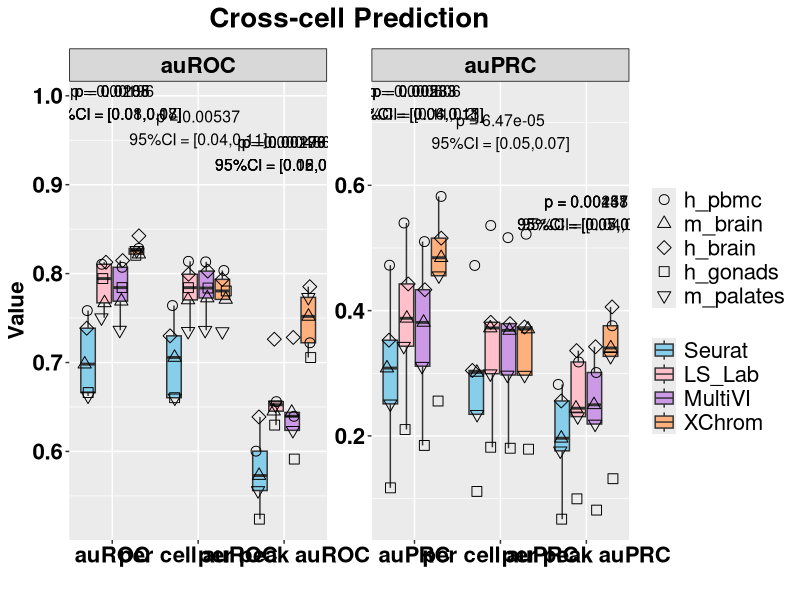
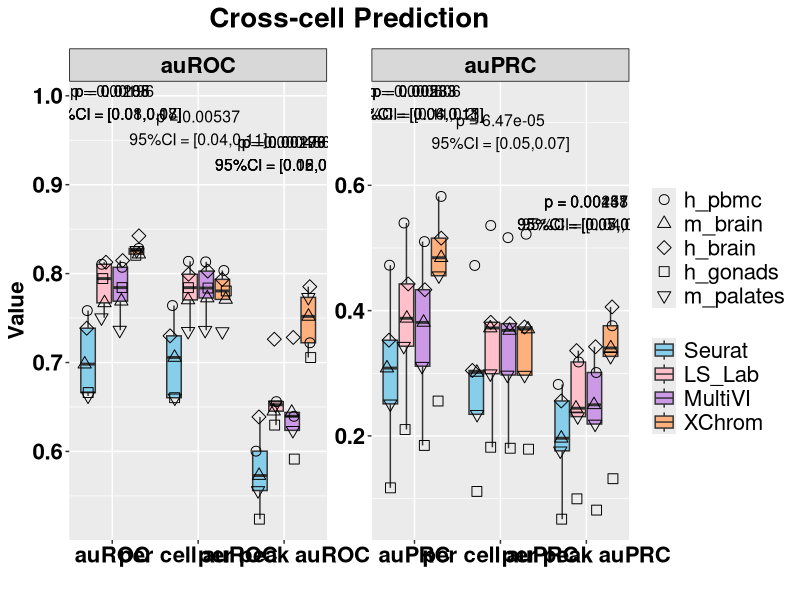

The R source for these figures, in order:
library(ggplot2)
library(readr)
library(dplyr)
library(tidyr)
library(purrr)
library(jsonlite)


df <- read_csv('test_r4_intra_method_auc.csv')
r=4

# Convert Metric & Method & Dataset to factor and specify the order
df$Metric <- factor(df$Metric, levels = c("auROC", "per cell auROC", "per peak auROC", 
                                          "auPRC", "per cell auPRC", "per peak auPRC"))
df$Method <- factor(df$Method, levels = c("Seurat", "LS_Lab", "MultiVI", "XChrom"))
df$Dataset<-factor(df$Dataset, levels = c("h_pbmc","m_brain","h_brain",'h_gonads','m_palates'))

# Add 2 new column to group auROC(overall,per-cell,per-peak) and auPRC(overall,per-cell,per-peak),respectively
df <- df %>%
  mutate(MetricType = ifelse(grepl("auPRC", Metric), "auPRC", "auROC"))%>%
  mutate(MetricType = factor(MetricType, levels = c("auROC", "auPRC")))

# Obtain all the methods that need to be compared (excluding XChrom itself)
other_methods <- unique(df$Method[df$Method != "XChrom"])

# Extract the data of XChrom as the benchmark
xchrom_data <- df %>% 
  filter(Method == "XChrom") %>% 
  select(Dataset, Metric, MetricType, Value_XChrom = Value)

# Generate comparative data
comparison_data <- df %>%
  filter(Method != "XChrom") %>% 
  inner_join(xchrom_data, by = c("Dataset", "Metric", "MetricType")) %>%
  mutate(diff = Value_XChrom - Value)



perform_tests <- function(differences, digits_round = r,
                          exact = FALSE, correct = TRUE) {
  d <- differences[is.finite(differences)]
  if (!is.null(digits_round)) d <- round(d, digits_round)  # 固化 ties（关键！）
  
  n <- length(d)
  if (n < 2) return(list(p_value = NA_real_, test_method = "insufficient_n"))
  
  if (sd(d) == 0) {
    if (all(abs(d) < .Machine$double.eps)) {
      return(list(p_value = 1, test_method = "no-diff"))
    } else {
      # 常数非零，用精确符号检验（强烈建议报告这个 p，一眼看方向占比）
      k <- sum(d > 0); n_nonzero <- sum(d != 0)
      p <- binom.test(k, n_nonzero, p = 0.5, alternative = "two.sided")$p.value
      return(list(p_value = p, test_method = "Sign test (binom)"))
    }
  }
  # 非常数向量再做 Shapiro；n>=3 才有意义
  shapiro_p <- if (n >= 3) {
    tryCatch(shapiro.test(d)$p.value, error = function(e) NA_real_)
  } else NA_real_
  
  if (!is.na(shapiro_p) && shapiro_p > 0.05) {
    # 配对 t 等价于对差值做单样本 t：mu=0
    p <- t.test(d, mu = 0)$p.value
    return(list(p_value = p, test_method = "paired t-test"))
  } else {
    # 非正态或样本太少：Wilcoxon，考虑 ties
    p <- suppressWarnings(wilcox.test(d,alternative = "two.sided",mu = 0, exact = FALSE, correct = TRUE)$p.value)
    return(list(p_value = p, test_method = "Wilcoxon signed-rank"))
  }
}



# Calculate statistical results
annotation_df <- comparison_data %>%
  group_by(Metric, Method) %>%  # # Group by Metric & Test
  summarise(
    mean_diff = mean(diff, na.rm = TRUE),
    se_diff = sd(diff, na.rm = TRUE) / sqrt(n()),
    lower_ci = mean_diff - qt(0.975, df = n()-1) * se_diff,
    upper_ci = mean_diff + qt(0.975, df = n()-1) * se_diff,
    test = list(perform_tests(diff)),
    .groups = "drop"
  ) %>%
  mutate(
    p_value = as.numeric(purrr::map_dbl(test, "p_value")),
    test_method = purrr::map_chr(test, "test_method"),
    p_value_label = ifelse(p_value < 0.05,
                           paste0("p = ", signif(p_value, digits = 3)),
                           NA_character_)
  ) %>%
  # Merge the MetricType and Y-axis position information
  left_join(distinct(df, Metric, MetricType), by = "Metric") %>% 
  left_join(
    df %>% group_by(Metric) %>% summarise(max_val = max(Value)),
    by = "Metric"
  ) %>% 
  mutate(y_position = ifelse(p_value < 0.05, max_val + 0.15, NA_real_))


out <- annotation_df %>%
  mutate(test = map_chr(test, ~ toJSON(.x, auto_unbox = TRUE)))
write_csv(out, paste0('cross-cell_method_aucprc_r',r,"_test.csv"))




ggplot(df, aes(x = Metric, y = Value,)) +
  geom_boxplot(aes(group = interaction(Metric, Method), fill = Method), 
               alpha = 1, outlier.shape = NA) +  
  geom_jitter(
    aes(group = interaction(Metric, Method), shape = Dataset),
    position = position_jitterdodge(
      jitter.width = 0.2,   
      dodge.width = 0.8    
    ),size = 3,alpha = 1,color = "black",#stroke = 0.8
    )+
  scale_fill_manual(values = c("Seurat" = "skyblue", 'LS_Lab' = "pink",'MultiVI'='#CC99E6',"XChrom" = "#FFB07C")) + 
  scale_shape_manual(
    values = c(
      "h_pbmc" = 1,   
      "m_brain" = 2,    
      "h_brain" = 5,    
      "h_gonads" = 0,   
      "m_palates" = 6    
    ))+
  scale_x_discrete(expand = expansion(add = c(0.5, 0.5))) +  
  guides(shape = guide_legend(order = 1), fill = guide_legend(order = 2)) +  
  facet_wrap(~MetricType, scales = "free")+
  theme_set(theme_bw())+
  # theme_minimal() +
  theme(
    axis.text.x = element_text(angle = 0, hjust = 0.5, size = 16, face = "bold", color = "black", margin = margin(t =2)),
    axis.text.y = element_text(size = 16, face = "bold", color = "black"),
    axis.title = element_text(size = 16, color = "black", face = "bold"),
    legend.title = element_blank(),
    plot.title = element_text(hjust = 0.5, size = 20, face = "bold",margin = margin(b = 10)),
    legend.text = element_text(size = 16),
    strip.background = element_rect(fill = rgb(0.5, 0.5, 0.5, 0.3),color = "black", size = 0.5),  
    strip.text = element_text(size = 16, face = "bold", color = "black"),  
    strip.text.x = element_text(size = 16, face = "bold",color = "black"), 
  ) +
  labs(title = "Cross-cell Prediction", x = "", y = "Value") +
  geom_text(
    data = annotation_df[annotation_df$p_value<0.05,],
    aes(x = Metric, y = y_position,group = MetricType,  
        label = paste0(p_value_label, "\n95%CI = [",
                       round(lower_ci, 2), ",",
                       round(upper_ci, 2), "]")),
    inherit.aes = FALSE,size = 4,
    color = "black",hjust = 0.5)


ggsave(paste0('cross-cell_method_auc_r',r,'.pdf'), plot = last_plot(), 
       width = 20, height = 6, units = "in",dpi=300)
